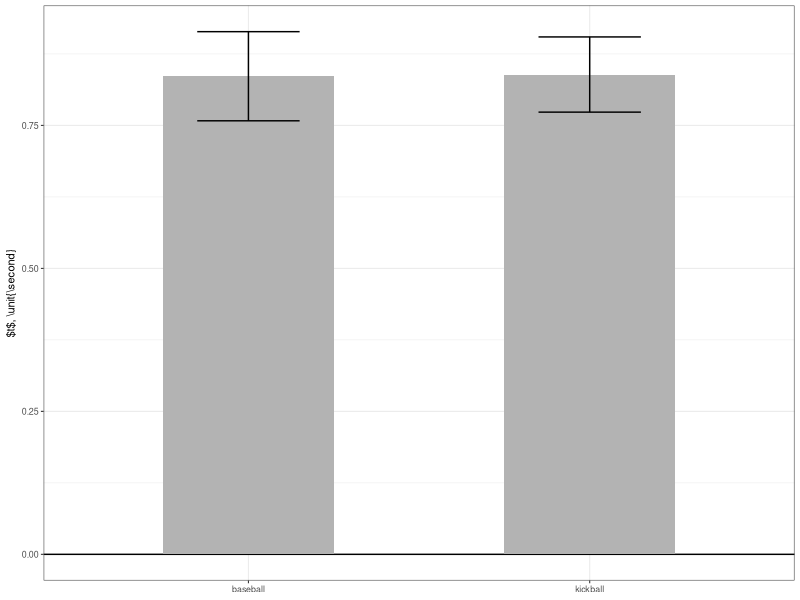

Source code (R):
library(ggplot2)
library(dplyr)

raw <- read.csv('times.csv',header=TRUE)
data <- data.frame(raw)
grouped <- dplyr::group_by(data, type)
summary_data <- dplyr::summarise(grouped,
	     t = mean(time.s),
	     sd = sd(time.s))

fig <- ggplot(summary_data) +
    geom_hline(yintercept=0) + 
    geom_bar( aes(x=type, y=t), stat="identity", fill="gray70",width=0.5) +
    geom_errorbar( aes(x=type, ymin=t-sd, ymax=t+sd), width=0.3) +
    theme_bw(base_size=8) +
    theme(axis.title.x = element_blank()) +
    #xlab("ball type") + 
    ylab("$t$, \\unit{\\second}") +
    theme(axis.title.y=element_text(margin=margin(t=0,r=3,b=0,l=0,unit="pt")))

# save the figure
ggsave("fig2.svg", plot=fig, width=1.608, height=2, units="in")

# give me the t-test results 
print(t.test(time.s ~ type, data))

# and give me the groupwise mean and sd
# grouped <- data.group_by(data, type)
print(dplyr::summarise(grouped,
	mean = mean(time.s),
	sd = sd(time.s)))

# give the pooled everything mean and sd
print(summarize(data, mean=mean(time.s), sd=sd(time.s)))